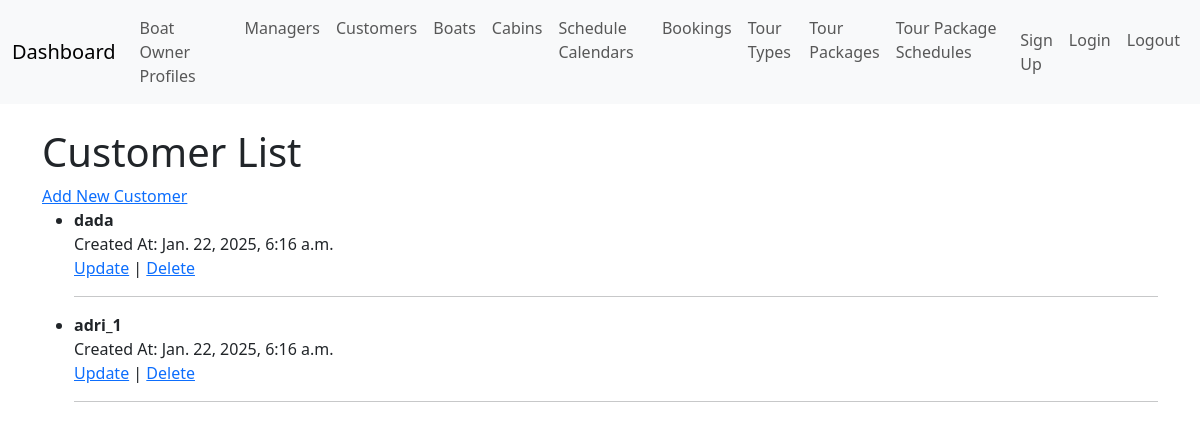
The app's page /customers/ with its own data.
### boats/models.py (models this page shows)
class Customer(models.Model):
    user = models.ForeignKey(User, on_delete=models.CASCADE, related_name='customer_profile')
    created_by = models.IntegerField(blank=True, null=True)
    created_at = models.DateTimeField(auto_now_add=True)
    updated_by = models.IntegerField(blank=True, null=True)
    updated_at = models.DateTimeField(auto_now=True)
    deleted_by = models.IntegerField(blank=True, null=True)
    deleted_at = models.DateTimeField(blank=True, null=True)

class User(AbstractUser):
    ROLES = [
        ('SuperAdmin', 'SuperAdmin'),
        ('Admin', 'Admin'),
        ('BoatOwner', 'BoatOwner'),
        ('Manager', 'Manager'),
        ('Customer', 'Customer'),
    ]
    name = models.CharField(max_length=255)
    username = models.CharField(max_length=255, unique=True)
    password = models.CharField(max_length=255)
    phone_number = models.CharField(max_length=15, blank=True, null=True)
    role = models.CharField(
        max_length=20,
        choices=ROLES,
        default=ROLES[-1][0],
    )
    created_by = models.IntegerField(blank=True, null=True)
    created_at = models.DateTimeField(auto_now_add=True)
    updated_by = models.IntegerField(blank=True, null=True)
    updated_at = models.DateTimeField(auto_now=True)
    deleted_by = models.IntegerField(blank=True, null=True)
    deleted_at = models.DateTimeField(blank=True, null=True)
    groups = models.ManyToManyField(
        'auth.Group',
        related_name='users_groups',
        blank=True
    )
    user_permissions = models.ManyToManyField(
        'auth.Permission',
        related_name='users_permissions',
        blank=True
    )

### boats/views.py (the view)
# urls.py: path('customers/', views.customer_list_view, name='customer_list'),
def customer_list_view(request):
    customers = Customer.objects.all()
    context = {
        'customers': customers
    }
    return render(request, 'boats/customer_list.html', context)

### boats/templates/boats/customer_list.html (shortened to what this page needs)
{% extends 'base.html' %}
{% block content %}
    <h1>Customer List</h1>
    <a href="{% url 'create_customer' %}">Add New Customer</a>
    <ul>
        {% for customer in customers %}
        <li>
            <strong>{{ customer.user.username }}</strong><br>
            Created At: {{ customer.created_at }}<br>
            <a href="{% url 'update_customer' customer.id %}">Update</a> |
            <a href="{% url 'delete_customer' customer.id %}">Delete</a>
        </li>
        <hr>
        {% endfor %}
    </ul>
{% endblock %}

### records on screen
Customer: user.username "dada", created_at "Jan. 22, 2025, 6:16 a.m."
Customer: user.username "adri_1", created_at "Jan. 22, 2025, 6:16 a.m."
